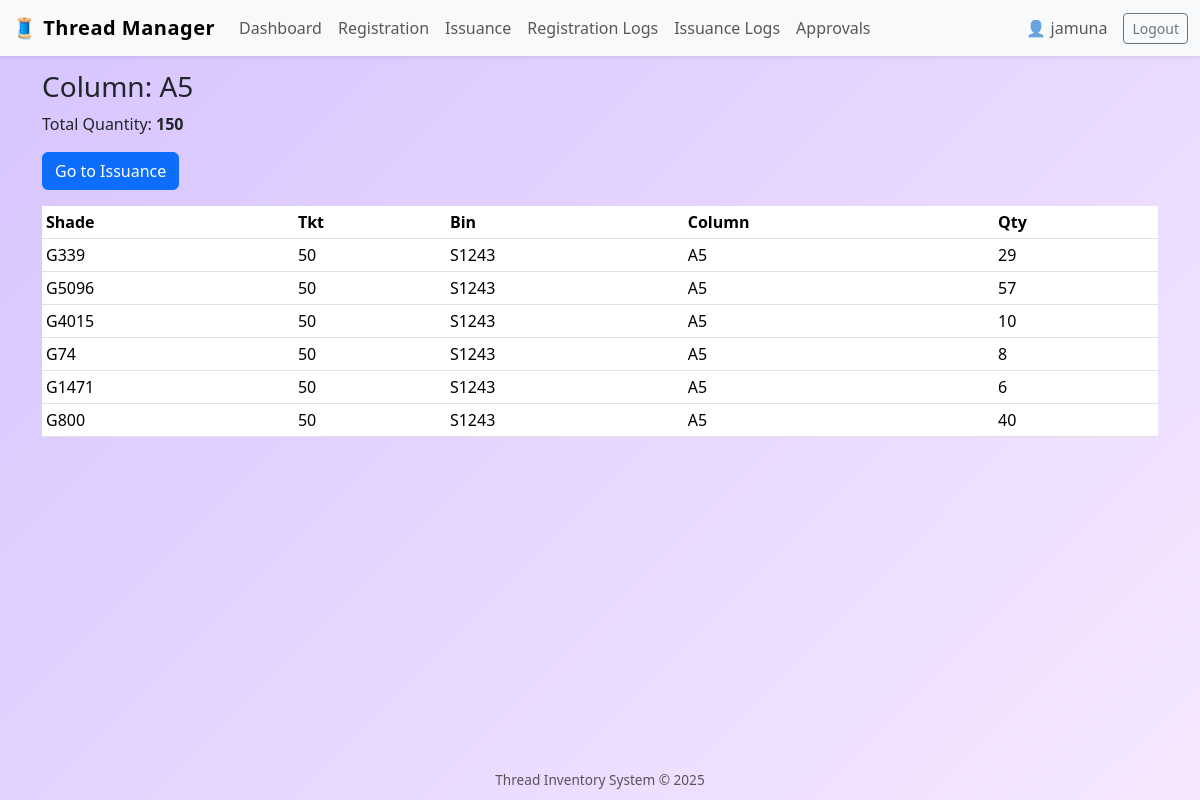
Page /qr/view/?type=column&value=A5 (signed in) on the committed database.
### inventory/models.py (models this page shows, shortened)
class Thread(models.Model):
    CATEGORY_CHOICES = [
        ("DOMESTIC", "Domestic"),
        ("EXPORT", "Export"),
    ]
    registration_date = models.DateTimeField(auto_now_add=True)
    shade = models.CharField(max_length=100)
    tkt = models.CharField(max_length=100)
    bin_no = models.CharField(max_length=100)
    available_quantity = models.PositiveIntegerField()
    category = models.CharField(max_length=10, choices=CATEGORY_CHOICES)
    brand = models.CharField(max_length=100)
    column_name = models.CharField(max_length=100)
    created_by = models.ForeignKey(User, on_delete=models.SET_NULL, null=True)

### inventory/views.py (the view)
# urls.py: path("qr/view/", views.qr_filtered_view, name="qr_filtered_view"),
@login_required
def qr_filtered_view(request):
    qr_type = request.GET.get("type")
    value = request.GET.get("value")
    filters = {
        "column": {"column_name": value},
        "shade": {"shade": value},
        "bin": {"bin_no": value},
        "tkt": {"tkt": value},
    }
    if qr_type not in filters:
        messages.error(request, "Invalid QR filter")
        return redirect("dashboard")
    threads = Thread.objects.filter(**filters[qr_type])
    total_qty = threads.aggregate(total=Sum("available_quantity"))["total"] or 0
    return render(request, "inventory/qr_filtered_view.html", {
        "threads": threads,
        "filter_type": qr_type,
        "filter_value": value,
        "total_qty": total_qty,
    })

### templates/inventory/qr_filtered_view.html
{% extends "inventory/base.html" %}
{% block content %}
<h3>
    {{ filter_type|title }}: {{ filter_value }}
</h3>
<p>Total Quantity: <strong>{{ total_qty }}</strong></p>
<a href="{% url 'issuance' %}?{{ filter_type }}={{ filter_value }}"
   class="btn btn-primary mb-3">
   Go to Issuance
</a>
<table class="table table-sm">
<thead>
<tr>
    <th>Shade</th><th>Tkt</th><th>Bin</th><th>Column</th><th>Qty</th>
</tr>
</thead>
<tbody>
{% for t in threads %}
<tr>
    <td>{{ t.shade }}</td>
    <td>{{ t.tkt }}</td>
    <td>{{ t.bin_no }}</td>
    <td>{{ t.column_name }}</td>
    <td>{{ t.available_quantity }}</td>
</tr>
{% endfor %}
</tbody>
</table>
{% endblock %}

### templates/inventory/base.html (shortened to what this page needs)
<!DOCTYPE html>
<html lang="en">
<head>
    <link
        href="https://cdn.jsdelivr.net/npm/bootstrap@5.3.3/dist/css/bootstrap.min.css"
        rel="stylesheet"
    >
</head>
<body>
    <nav class="navbar navbar-expand-lg navbar-light bg-light fixed-top shadow-sm">
        <div class="container-fluid">
            <a class="navbar-brand" href="{% url 'dashboard' %}">
                🧵 Thread Manager
            </a>
            <div class="collapse navbar-collapse" id="navbarNav">
                {% if user.is_authenticated %}
                <ul class="navbar-nav me-auto mb-2 mb-lg-0">
                    <li class="nav-item">
                        <a class="nav-link" href="{% url 'dashboard' %}">Dashboard</a>
                    </li>
                    <li class="nav-item">
                        <a class="nav-link" href="{% url 'register_thread' %}">Registration</a>
                    </li>
                    <li class="nav-item">
                        <a class="nav-link" href="{% url 'issuance' %}">Issuance</a>
                    </li>
                    <li class="nav-item">
                        <a class="nav-link" href="{% url 'registration_logs' %}">Registration Logs</a>
                    </li>
                    <li class="nav-item">
                        <a class="nav-link" href="{% url 'issuance_logs' %}">Issuance Logs</a>
                    </li>
                    <li class="nav-item">
                        <a class="nav-link" href="{% url 'pending_issuances' %}">Approvals</a>
                    </li>
                </ul>
                <span class="navbar-text me-3">
                    👤 {{ user.username }}
                </span>
                <form method="post" action="{% url 'logout' %}" class="d-inline">
                    <button type="submit" class="btn btn-outline-secondary btn-sm">
                        Logout
                    </button>
                </form>
                {% endif %}
            </div>
        </div>
    </nav>
    <div class="container app-container">
        {% block content %}{% endblock %}
    </div>
    <footer>
        Thread Inventory System &copy; 2025
    </footer>
</body>
</html>

### templates/inventory/base.html (style rules this page uses)
body { min-height: 100vh; background: linear-gradient(135deg, #d6c4ff, #f7e8ff); display: flex; flex-direction: column; }
.app-container { flex: 1; padding-top: 70px; padding-bottom: 40px; }
.navbar-brand { font-weight: 700; letter-spacing: 0.5px; }
.table thead { background-color: #f3ecff; }
footer { text-align: center; padding: 10px 0; font-size: 0.85rem; color: #555; }

### rows in the picture
Thread: shade "G339", tkt "50", bin_no "S1243", column_name "A5", available_quantity "29"
Thread: shade "G5096", tkt "50", bin_no "S1243", column_name "A5", available_quantity "57"
Thread: shade "G4015", tkt "50", bin_no "S1243", column_name "A5", available_quantity "10"
Thread: shade "G74", tkt "50", bin_no "S1243", column_name "A5", available_quantity "8"
Thread: shade "G1471", tkt "50", bin_no "S1243", column_name "A5", available_quantity "6"
Thread: shade "G800", tkt "50", bin_no "S1243", column_name "A5", available_quantity "40"

### other values in the picture
{{ user.username }} "jamuna"
{{ filter_type|title }} "Column"
{{ filter_value }} "A5"
{{ total_qty }} "150"
